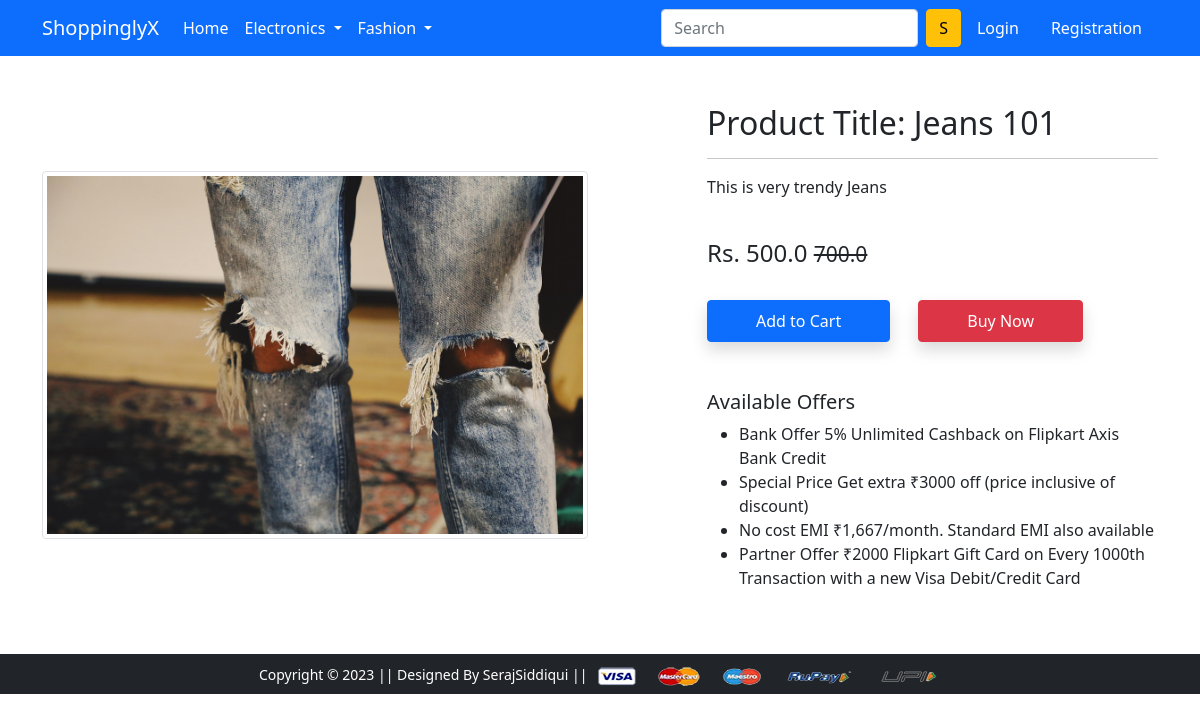
Screenshot of /product-detail/1 with the database file from the repository.
### app/models.py (models this page shows, shortened)
class Product(models.Model):
    title = models.CharField(max_length=100)
    selling_price = models.FloatField()
    discounted_price = models.FloatField()
    description = models.TextField()
    brand = models.CharField(max_length=100)
    category = models.CharField(choices=CATEGORY_CHOICES, max_length=2)
    product_image = models.ImageField(upload_to='productImg')

### app/views.py (the view)
# urls.py: path('product-detail/<int:pk>',views.ProductDetailView.as_view(), name='product-detail'),
class ProductDetailView(View):
 def get(self, request, pk):
  totalitem = 0
  product = Product.objects.get(pk=pk)
  item_already_in_cart = False
  if request.user.is_authenticated:
   totalitem = len(Cart.objects.filter(user=request.user))
   item_already_in_cart = Cart.objects.filter(Q(product=product.id) & Q(user=request.user)).exists()
  return render(request,'app/productdetail.html',{'product':product, 'item_already_in_cart':item_already_in_cart, 'totalitem':totalitem})

### app/templates/app/productdetail.html (shortened to what this page needs)
{% extends 'app/base.html' %}
{% load static %}
{% block main-content %}
<div class="container my-5">
 <div class="row">
  <div class="col-sm-6 text-center align-self-center">
   <img src="{{product.product_image.url}}" alt="" class="img-fluid img-thumbnail">
  </div>
  <div class="col-sm-5 offset-sm-1">
   <h2>Product Title: {{product.title}}</h2>
   <hr>
   <p>{{product.description}}</p> <br>
   <h4>Rs. {{product.discounted_price}} <small class="fw-light text-decoration-line-through">{{product.selling_price}}</small></h4><br>
  {% if not request.user.is_authenticated %}
  <form action="/add-to-cart" class="d-inline">
    <button type="submit" class="btn btn-primary shadow px-5 py-2">Add to Cart</button>
   </form>
  {% endif %}
   <a href="{% url 'checkout' %}" class="btn btn-danger shadow px-5 py-2 ms-4">Buy Now</a>
   <h5 class="mt-5">Available Offers</h5>
   <ul>
    <li>Bank Offer 5% Unlimited Cashback on Flipkart Axis Bank Credit</li>
    <li>Special Price Get extra ₹3000 off (price inclusive of discount)</li>
    <li>No cost EMI ₹1,667/month. Standard EMI also available</li>
    <li>Partner Offer ₹2000 Flipkart Gift Card on Every 1000th Transaction with a new Visa Debit/Credit Card</li>
   </ul>
  </div>
 </div>
</div>
{% endblock main-content %}

### rows the page displays
Product: product_image (picture), title "Jeans 101", description "This is very trendy Jeans", discounted_price "500.0", selling_price "700.0"
